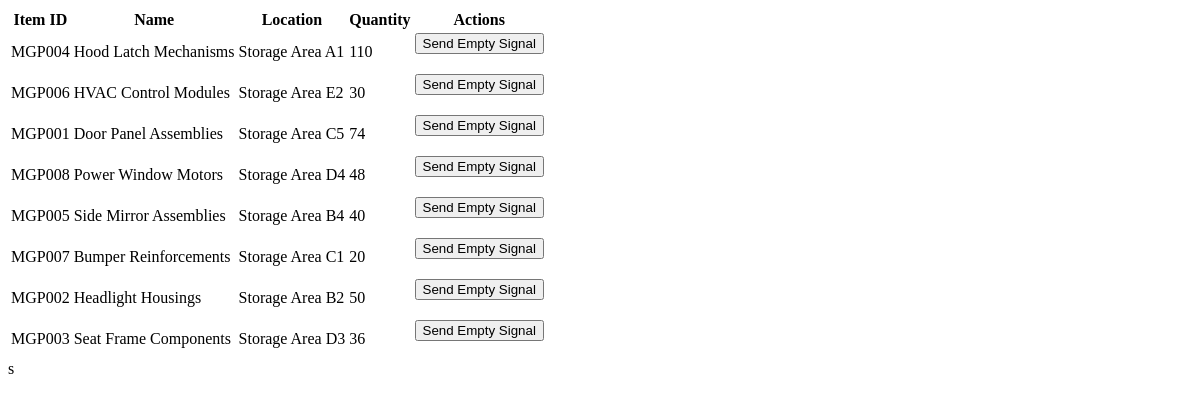
Page /inventory_partial.html on the earlier database version.
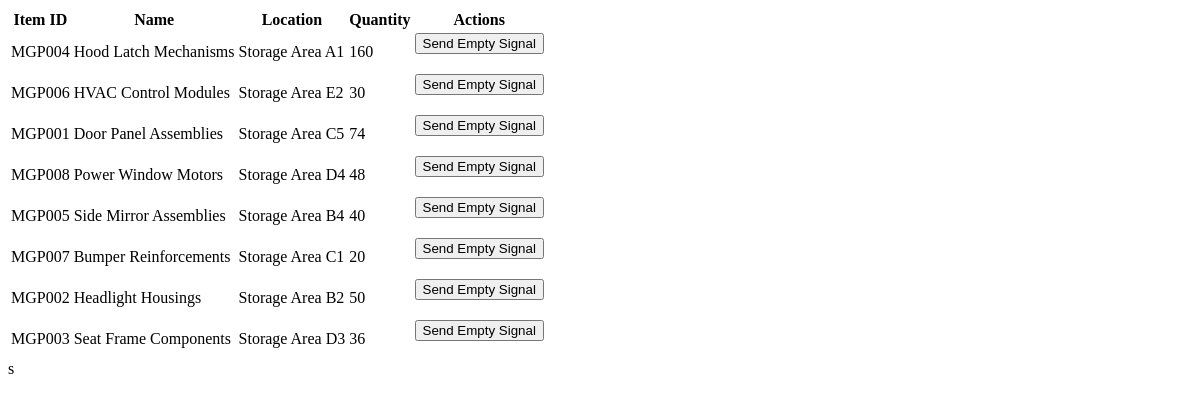
Same page on the later database version.
### tables this page shows
CREATE TABLE inventory (
        item_id TEXT PRIMARY KEY,
        item_name TEXT NOT NULL,
        part_number TEXT NOT NULL,
        location TEXT NOT NULL,
        quantity INTEGER NOT NULL,
        min_threshold INTEGER NOT NULL,
        supplier TEXT NOT NULL,
        production_line TEXT NOT NULL
    );

### app.py (the view)
@app.route('/inventory_partial.html')
def inventory_partial():
    inventory = get_inventory()
    return render_template('inventory_partial.html', inventory=inventory)

### app.py (called while the page is built)
def get_db_connection():
    conn = sqlite3.connect('magna_kanban.db')
    conn.row_factory = sqlite3.Row
    return conn

def get_inventory():
    conn = get_db_connection()
    rows = conn.execute('SELECT * FROM inventory ORDER BY production_line, item_name').fetchall()
    conn.close()
    inventory = []
    for row in rows:
        row = dict(row)
        try:
            row['quantity'] = int(row['quantity'])
            row['min_threshold'] = int(row['min_threshold'])
        except ValueError:
            row['quantity'] = 0
            row['min_threshold'] = 0
        row['is_low_stock'] = row['quantity'] <= row['min_threshold']
        inventory.append(row)
    return inventory

### templates/inventory_partial.html (shortened to what this page needs)
<table class="table table-striped table-hover">
    <thead>
        <tr>
            <th>Item ID</th>
            <th>Name</th>
            <th>Location</th>
            <th>Quantity</th>
            <th>Actions</th>
        </tr>
    </thead>
    <tbody>
        {% for item in inventory %}
        <tr {% if item.is_low_stock %}class="low-quantity"{% endif %}>
            <td>{{ item.item_id }}</td>
            <td>{{ item.item_name }}</td>
            <td>{{ item.location }}</td>
            <td>{{ item.quantity }} {% if item.is_low_stock %}(Low){% endif %}</td>
            <td>
                <form action="{{ url_for('create_empty_signal') }}" method="post" class="d-inline">
                    <button type="submit" class="btn btn-sm btn-warning">Send Empty Signal</button>
                </form>
            </td>
        </tr>
        {% endfor %}
    </tbody>
</table>
s

Differences in the rows shown:
changed inventory "MGP004": quantity "110" → "160"
